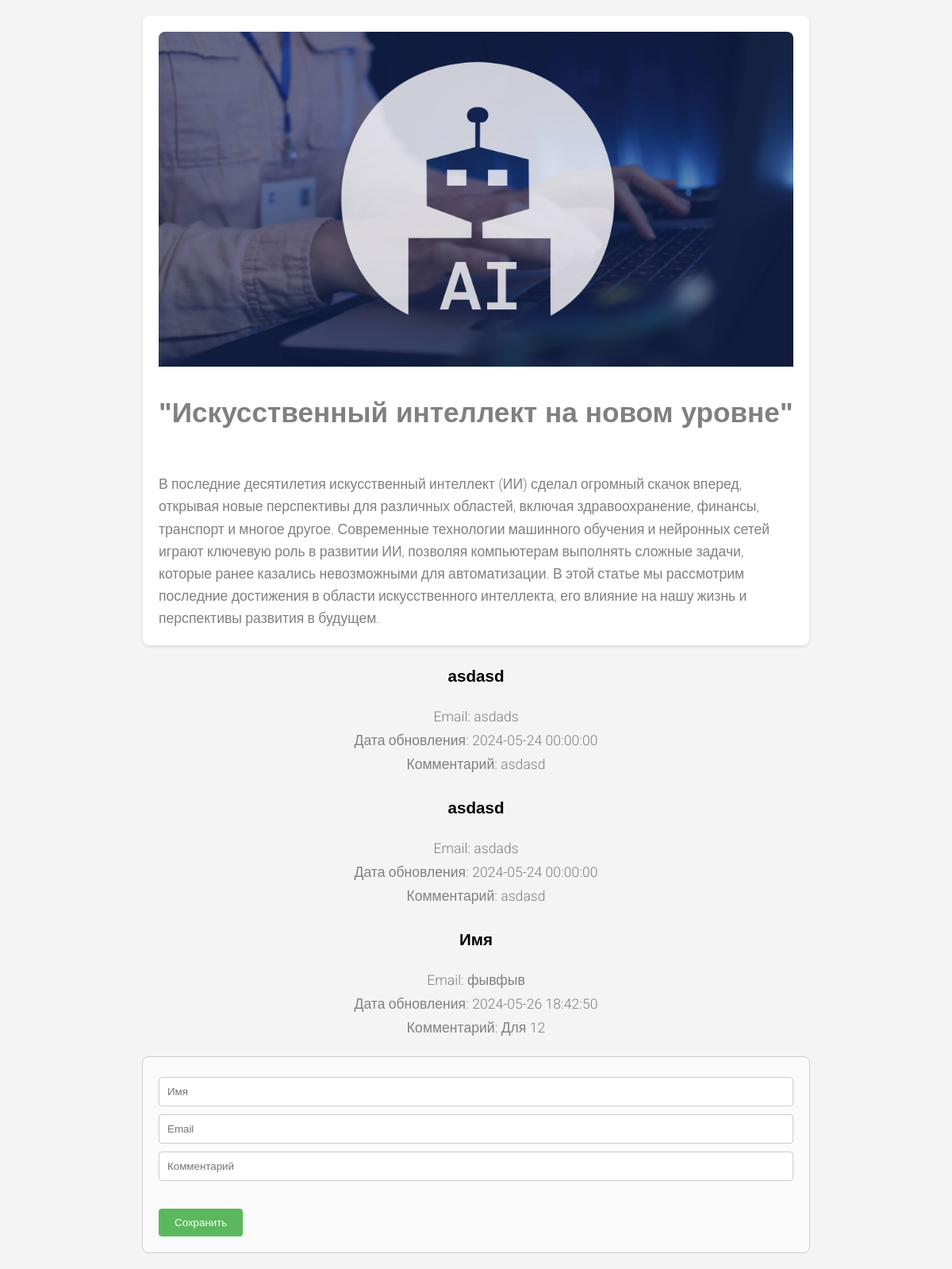
Screenshot of /www/v2/public/info/info.php?variable=1 with the database file from the repository.
### tables this page shows
CREATE TABLE `article` (
  `id` int UNSIGNED NOT NULL,
  `title` varchar(255) NOT NULL,
  `date` varchar(255) NOT NULL,
  `filename` varchar(255) NOT NULL,
  `description` text NOT NULL
);

CREATE TABLE `comments` (
  `id` int UNSIGNED NOT NULL,
  `articleid` varchar(255) NOT NULL,
  `name` varchar(255) NOT NULL,
  `email` varchar(255) NOT NULL,
  `text` varchar(255) NOT NULL,
  `date` datetime NOT NULL
);

### www/v2/public/info/info.php (the view, shortened to what this page needs)
<?php
$user="root";
$password="root";
$host="mysql2";
$db="testing";
$dbh = 'mysql:host='.$host.';dbname='.$db.';charset=utf8';
$pdo=new PDO($dbh, $user, $password);
?>
<?php
if (isset($_GET['variable'])) {
    $variable = $_GET['variable'];
}
$sqinfo1 = $pdo->prepare("SELECT * FROM article WHERE id =?");
$sqinfo1->execute([$variable]);
$article1 = $sqinfo1->fetch(PDO::FETCH_ASSOC);
?>
<?php
$sql23 = $pdo->prepare("SELECT * FROM comments WHERE articleid = :articleid");
$sql23->execute(['articleid' => $variable]);
$comments = $sql23->fetchAll(PDO::FETCH_OBJ);
?>
<!DOCTYPE html>
<html lang="ru">
<head>
  <link rel="stylesheet" href="style.css">
</head>
<body>
<div class="container">
    <img src="../../admin/img/<?php echo $article1["filename"]; ?>" alt="">
    <article>
        <h1><?php echo $article1["title"]; ?></h1>
        <br>
        <?php echo $article1["description"]; ?>
    </article>
</div>
<?php foreach($comments as $comments2): ?>
  <div class="com1">
    <div class="person">
      <div class="person-contents">
        <h3><?php echo $comments2->name; ?></h3>
        <div class="email">
          Email: <?php echo $comments2->email; ?>
        </div>
        <div class="date">
          Дата обновления: <?php echo $comments2->date; ?>
        </div>
        <div class="comment">
          Комментарий: <?php echo $comments2->text; ?>
        </div>
      </div>
    </div>
  </div>
<?php endforeach; ?>
<form action="info2.php" method="post">
        <input type="text" name="name" placeholder="Имя" value="" required>
        <br>
        <input type="text" name="email" placeholder="Email" value="" required>
        <br>
        <input type="text" name="text" placeholder="Комментарий" value="" required>
        <br><br>
        <input type="submit" value="Сохранить">
    </form>
</body>
</html>

### www/v2/css/style.css (style rules this page uses)
html { overflow-x: hidden; }
body { line-height: 1.7; color: gray; font-weight: 300; font-size: 1.1rem; }
h1, h2, h3, h4, h5, .h1, .h2, .h3, .h4, .h5 { font-family: "Oswald", sans-serif; }
.person { position: relative; }
.person .person-contents { text-align: center; }
.person .person-contents h3 { color: #000; }

### www/v2/public/info/info.php (style rules this page uses)
body { font-family: 'Roboto', sans-serif; margin: 0; padding: 0; background-color: #f4f4f4; }
.container { max-width: 800px; margin: 20px auto; background-color: #fff; box-shadow: 0 2px 4px rgba(0,0,0,0.1); padding: 20px; border-radius: 8px; }
.container img { width: 100%; height: auto; border-radius: 8px 8px 0 0; }
.container h1 { font-size: 2em; margin: 20px 0; }
.container article { line-height: 1.6; }
.person-contents { margin: 20px auto; max-width: 800px; }
form { margin: 20px auto; max-width: 800px; margin-bottom: 20px; padding: 20px; border: 1px solid #ccc; border-radius: 8px; background-color: #fafafa; }
form input[type="text"], form input[type="file"] { width: calc(100% - 22px); padding: 10px; margin: 5px 0; border: 1px solid #ccc; border-radius: 4px; }
form input[type="submit"] { background-color: #5cb85c; color: #fff; padding: 10px 20px; border: none; border-radius: 4px; cursor: pointer; }

### rows the page displays
article: filename (picture), title "\"Искусственный интеллект на новом уровне\"", description "В последние десятилетия искусственный интеллект (ИИ) сделал огромный скачок вперед, открывая новые перспективы для различных областей, включая здравоохранение, финансы, транспорт и многое другое. Современные технологии машинного обучения и нейронных сетей играют ключевую роль в развитии ИИ, позволяя компьютерам выполнять сложные задачи, которые ранее казались невозможными для автоматизации. В этой статье мы рассмотрим последние достижения в области искусственного интеллекта, его влияние на нашу жизнь и перспективы развития в будущем."
comments: name "asdasd", email "asdads", date "2024-05-24 00:00:00", text "asdasd"
comments: name "asdasd", email "asdads", date "2024-05-24 00:00:00", text "asdasd"
comments: name "Имя", email "фывфыв", date "2024-05-26 18:42:50", text "Для 12"
